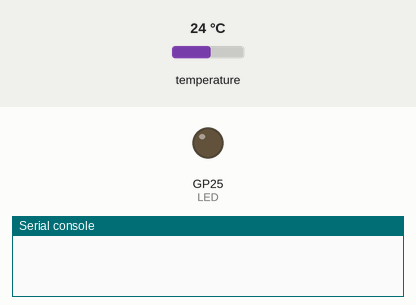
Recording of a program running on a simulated Raspberry Pi Pico running MicroPython. Parts: output pins drawn as LEDs (lit = HIGH), the last lines printed to the serial console. The test bench sets the inputs (shaded band); at power-on: temperature 24 °C. WiFi joins after 1.5 s; web requests get an empty 200 reply after 0.4 s.

Above: at 0.3 s.
At 1.6 s:
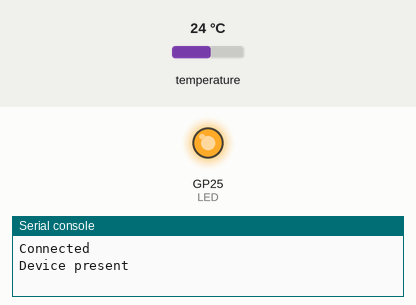
Timing chart, 0 to 3.1 s (numbered marks = the images above):
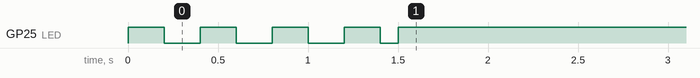

The program:

ds18b20.py
```python
import network
from machine import Pin, Timer
from time import sleep_ms
import urequests
import onewire
import ds18x20

def setup(country, ssid, key):
    rp2.country(country)
    wifi=network.WLAN(network.STA_IF)
    wifi.active(True)
    wifi.disconnect()
    LED=Pin("LED", Pin.OUT)
    LED.high()
    timeout=20000
    wifi.connect(ssid,key)
    timer=Timer()
    timer.init(period=200, mode=Timer.PERIODIC,
                            callback=lambda t:LED.toggle())
    s=0
    while timeout>0:
        s=wifi.status()
        if s==3 or s<0:
            break
        sleep_ms(100)
        timeout=timeout-100

    if(s<2):
        timer.init(period=1000, mode=Timer.PERIODIC,
                            callback=lambda t:LED.toggle())
    else:
        timer.deinit()
        LED.high()
    return wifi


wifi=setup("country", "ssid", "password")
print("Connected")
url = "http://192.168.253.75:8080"
ow = onewire.OneWire(Pin(2))
presence = ow.reset()
if presence:
    print("Device present")
else:
    print("No device")

DS = ds18x20.DS18X20(ow)
roms = DS.scan()

while True:
    DS.convert_temp()
    temp = DS.read_temp(roms[0])
    buf = str(temp).encode("utf-8")
    try:
        r = urequests.put(url, data=buf)
        r.close()
    except:
        print("Server Not Online")
    sleep_ms(500)
```
